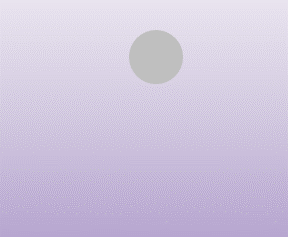
#> input picture Lab_7/Lab_7/lab7_ex2.png, 288 x 237 px; its folder holds 3 pictures in this run
$ python Lab_7.py
#> lines starting #> are read from the running program, lines starting #| are printed output that depends on the picture; after the words box and inside, x2 and y2 are one past the last pixel; in counts of white or black regions, pixels touching at a corner belong together
# -*- coding: utf-8 -*-
"""
Created on Tue Mar 19 16:06:18 2019

@author: sspiegel
"""

import os
from skimage.io import imread
from glob import glob
from skimage.exposure import histogram
import matplotlib.pyplot as plt
import numpy as np
from skimage.filters import threshold_otsu
path = r'D:\Digital_Image_Processing\Lab_7\Lab_7'
os.chdir(path)
#Load in images
img_list = glob('*.png')
#Problem 1
#print('Figures for problem 1')
for txt in img_list:

    fig, ax = plt.subplots(ncols=2, figsize=(10, 5))
    img = imread(txt,as_gray=True)
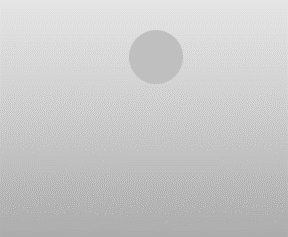
#> img: shape (237, 288) float64; min 0.677, max 0.901, mean 0.79
    hist,hist_centers = histogram(img)
#> hist = 256 values, max 11609 at index 98, min 0 at index 1, mean 266.6; hist_centers = 256 values from 0.677 to 0.901
    ax[0].imshow(img, interpolation='nearest', cmap=plt.cm.gray)
    ax[0].axis('off')

    ax[1].plot(hist_centers, hist, lw=2)
    ax[1].set_title('Histogram of grey values')
#> pass 2 of the loop `for txt in img_list:`:
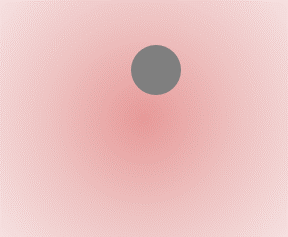
#> input picture Lab_7/Lab_7/lab7_ex3.png, 288 x 237 px
#> hist = 256 values, max 13746 at index 209, min 0 at index 1, mean 266.6; hist_centers = 256 values from 0.499 to 0.899
#> pass 3 of the loop `for txt in img_list:`:
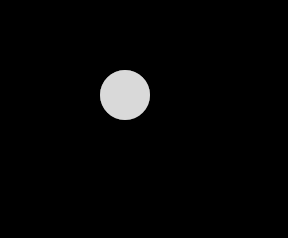
#> input picture Lab_7/Lab_7/lab7_ex4.png, 288 x 238 px
#> img is the input picture: shape (238, 288) float64; min 0, max 0.851, mean 0.0244
#> hist = 256 values, max 66512 at index 0, min 0 at index 1, mean 267.8; hist_centers = 256 values from 0.00166 to 0.849

## Problem 2
#print('Figures for problem 2')

fig,ax = plt.subplots(ncols=len(img_list), figsize=(10, 5))
for z,txt in enumerate(img_list):
    img = imread(txt,as_gray=True)
    seg = np.zeros(img.shape)
    avg = np.average(img)
#> avg = 0.79
    row, column = img.shape
#> row = 237; column = 288
    for i in range(row):
        for j in range(column):
            if img[i,j]>avg:
                seg[i,j]=1.0
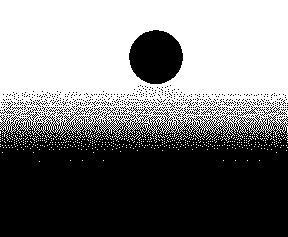
#> seg: shape (237, 288) float64; values 0 (black) and 1 (white), 48.3% white; 528 white regions (527 under 20 px), largest, box (x1, y1, x2, y2) and area: (0, 0, 288, 140) 32241
    ax[z].imshow(seg, cmap=plt.cm.gray)
    ax[z].axis('off')
    ax[z].set_title('Global '+str(z+1))
#> pass 2 of the loop `for z,txt in enumerate(img_list):`:
#> avg = 0.793
#> after the loop `for i in range(row):`:
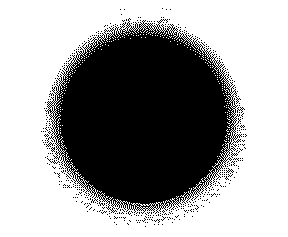
#> seg: shape (237, 288) float64; values 0 (black) and 1 (white), 61.6% white; 443 black regions (442 under 20 px), largest, box (x1, y1, x2, y2) and area: (45, 18, 242, 214) 25511
#> pass 3 of the loop `for z,txt in enumerate(img_list):`:
#> avg = 0.0244
#> after the loop `for i in range(row):`:
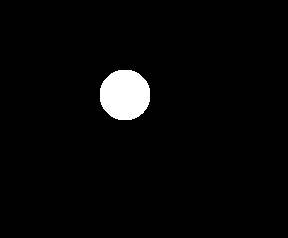
#> seg: shape (238, 288) float64; values 0 (black) and 1 (white), 3% white; 1 white region, box (x1, y1, x2, y2) and area: (100, 70, 150, 120) 2026

#Problem 3
#print('Figures for problem 3')
fig,ax = plt.subplots(ncols=len(img_list), figsize=(10, 5))

for z,txt in enumerate(img_list):
#    txt = img_list[0]
    img = imread(txt,as_gray=True)
    thresh = threshold_otsu(img)
#> thresh = 0.776
    binary = img <= thresh
#> binary: shape (237, 288) bool; 51.6% white; 579 black regions (578 under 20 px), largest, box (x1, y1, x2, y2) and area: (0, 0, 288, 140) 32264
    ax[z].imshow(binary,interpolation='nearest',cmap=plt.cm.gray)
    ax[z].axis('off')
    ax[z].set_title('Otsu '+str(z+1))
#> pass 2 of the loop `for z,txt in enumerate(img_list):`:
#> thresh = 0.752
#> `binary = img <= thresh`:
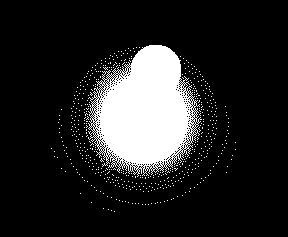
#> binary: shape (237, 288) bool; 14.8% white; 557 white regions (556 under 20 px), largest, box (x1, y1, x2, y2) and area: (88, 45, 202, 177) 9452
#> pass 3 of the loop `for z,txt in enumerate(img_list):`:
#> thresh = 0.387
#> binary: shape (238, 288) bool; 97.1% white; 1 black region, box (x1, y1, x2, y2) and area: (100, 70, 150, 120) 1988
#    plt.show()


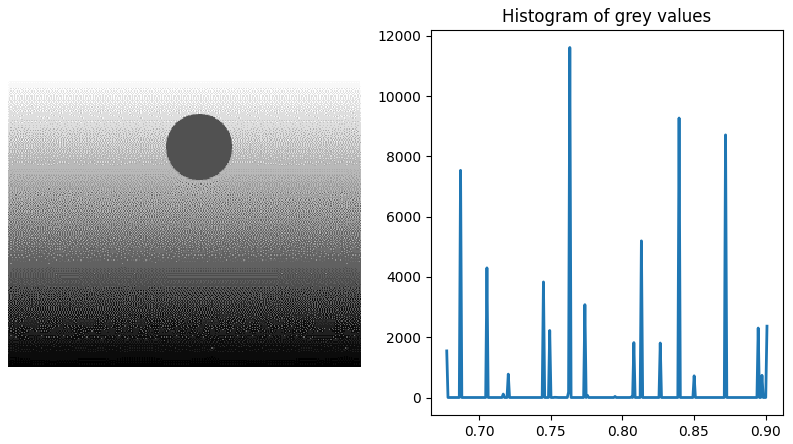
#> figure drawn by matplotlib, 2 panels; panel 2: curve peaks at x = 0.763, y = 11609
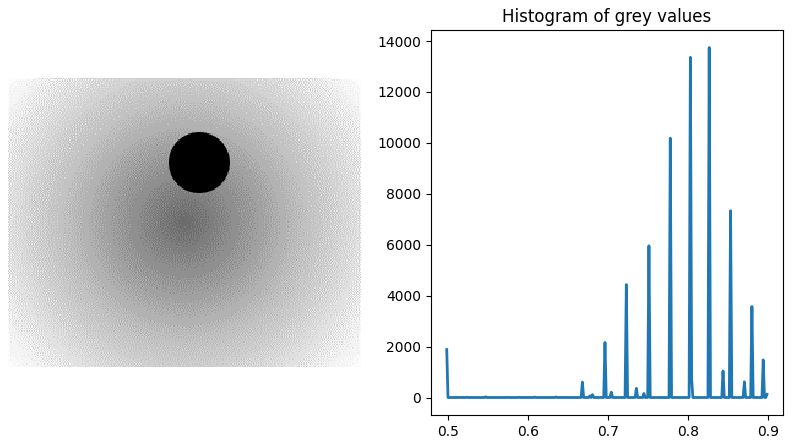
#> figure drawn by matplotlib, 2 panels; panel 2: curve peaks at x = 0.827, y = 13746
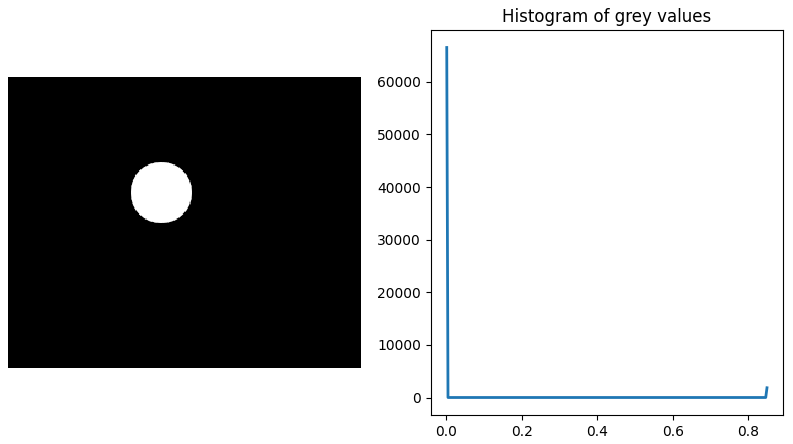
#> figure drawn by matplotlib, 2 panels; panel 2: curve peaks at x = 0.00166, y = 66512
